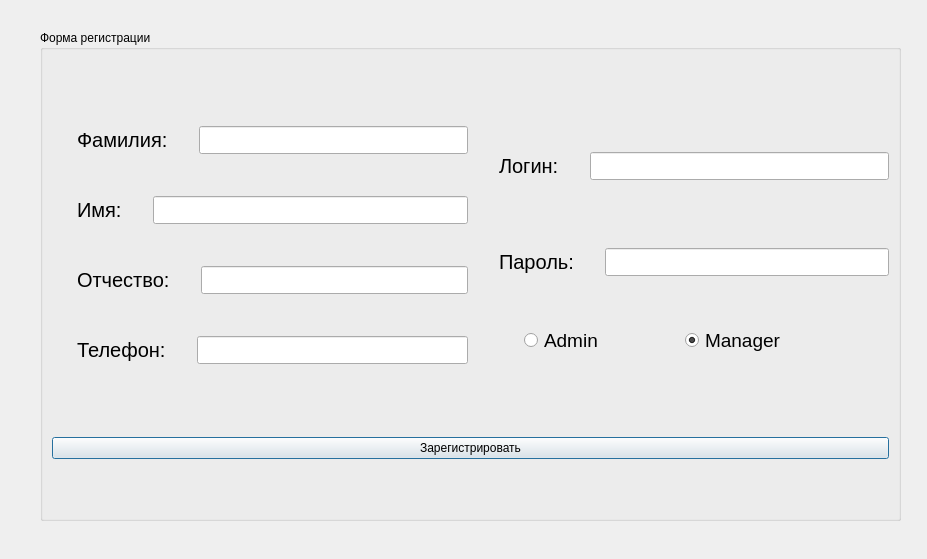
<?xml version="1.0" encoding="UTF-8"?>
<ui version="4.0">
 <class>QaddPerson</class>
 <widget class="QDialog" name="QaddPerson">
  <property name="geometry">
   <rect>
    <x>0</x>
    <y>0</y>
    <width>927</width>
    <height>559</height>
   </rect>
  </property>
  <property name="minimumSize">
   <size>
    <width>927</width>
    <height>559</height>
   </size>
  </property>
  <property name="maximumSize">
   <size>
    <width>927</width>
    <height>559</height>
   </size>
  </property>
  <property name="windowTitle">
   <string>Dialog</string>
  </property>
  <widget class="QGroupBox" name="groupBox">
   <property name="geometry">
    <rect>
     <x>40</x>
     <y>30</y>
     <width>861</width>
     <height>491</height>
    </rect>
   </property>
   <property name="title">
    <string>Форма регистрации</string>
   </property>
   <layout class="QGridLayout" name="gridLayout">
    <item row="0" column="0">
     <layout class="QHBoxLayout" name="horizontalLayout_8">
      <item>
       <layout class="QVBoxLayout" name="verticalLayout_2">
        <item>
         <layout class="QHBoxLayout" name="horizontalLayout">
          <item>
           <widget class="QLabel" name="label">
            <property name="styleSheet">
             <string notr="true">font-size: 15pt;
margin: 20px;</string>
            </property>
            <property name="text">
             <string>Фамилия:</string>
            </property>
           </widget>
          </item>
          <item>
           <widget class="QLineEdit" name="surname">
            <property name="styleSheet">
             <string notr="true">font-size: 13pt;</string>
            </property>
           </widget>
          </item>
         </layout>
        </item>
        <item>
         <layout class="QHBoxLayout" name="horizontalLayout_2">
          <item>
           <widget class="QLabel" name="label_2">
            <property name="styleSheet">
             <string notr="true">font-size: 15pt;
margin: 20px;</string>
            </property>
            <property name="text">
             <string>Имя:</string>
            </property>
           </widget>
          </item>
          <item>
           <widget class="QLineEdit" name="name">
            <property name="styleSheet">
             <string notr="true">font-size: 13pt;</string>
            </property>
           </widget>
          </item>
         </layout>
        </item>
        <item>
         <layout class="QHBoxLayout" name="horizontalLayout_3">
          <item>
           <widget class="QLabel" name="label_3">
            <property name="styleSheet">
             <string notr="true">font-size: 15pt;
margin: 20px;</string>
            </property>
            <property name="text">
             <string>Отчество:</string>
            </property>
           </widget>
          </item>
          <item>
           <widget class="QLineEdit" name="lastName">
            <property name="styleSheet">
             <string notr="true">font-size: 13pt;</string>
            </property>
           </widget>
          </item>
         </layout>
        </item>
        <item>
         <layout class="QHBoxLayout" name="horizontalLayout_5">
          <item>
           <widget class="QLabel" name="label_4">
            <property name="styleSheet">
             <string notr="true">font-size: 15pt;
margin: 20px;</string>
            </property>
            <property name="text">
             <string>Телефон:</string>
            </property>
           </widget>
          </item>
          <item>
           <widget class="QLineEdit" name="phone">
            <property name="styleSheet">
             <string notr="true">font-size: 13pt;</string>
            </property>
           </widget>
          </item>
         </layout>
        </item>
       </layout>
      </item>
      <item>
       <layout class="QVBoxLayout" name="verticalLayout">
        <item>
         <layout class="QHBoxLayout" name="horizontalLayout_6">
          <item>
           <widget class="QLabel" name="label_7">
            <property name="styleSheet">
             <string notr="true">font-size: 15pt;
margin: 20px;
margin-bottom: 20px;</string>
            </property>
            <property name="text">
             <string>Логин:</string>
            </property>
           </widget>
          </item>
          <item>
           <widget class="QLineEdit" name="login">
            <property name="styleSheet">
             <string notr="true">font-size: 13pt;</string>
            </property>
           </widget>
          </item>
         </layout>
        </item>
        <item>
         <layout class="QHBoxLayout" name="horizontalLayout_4">
          <item>
           <widget class="QLabel" name="label_6">
            <property name="styleSheet">
             <string notr="true">font-size: 15pt;
margin: 20px;</string>
            </property>
            <property name="text">
             <string>Пароль:</string>
            </property>
           </widget>
          </item>
          <item>
           <widget class="QLineEdit" name="pass">
            <property name="styleSheet">
             <string notr="true">font-size: 13pt;</string>
            </property>
           </widget>
          </item>
         </layout>
        </item>
        <item>
         <layout class="QHBoxLayout" name="horizontalLayout_12">
          <item>
           <widget class="QRadioButton" name="admin">
            <property name="styleSheet">
             <string notr="true">font-size: 14pt;
margin-left: 50px;</string>
            </property>
            <property name="text">
             <string>Admin</string>
            </property>
           </widget>
          </item>
          <item>
           <widget class="QRadioButton" name="manager">
            <property name="styleSheet">
             <string notr="true">font-size: 14pt;</string>
            </property>
            <property name="text">
             <string>Manager</string>
            </property>
            <property name="checked">
             <bool>true</bool>
            </property>
           </widget>
          </item>
         </layout>
        </item>
       </layout>
      </item>
     </layout>
    </item>
    <item row="1" column="0">
     <widget class="QPushButton" name="buttonReg">
      <property name="text">
       <string>Зарегистрировать</string>
      </property>
     </widget>
    </item>
   </layout>
  </widget>
 </widget>
 <resources/>
 <connections/>
</ui>
